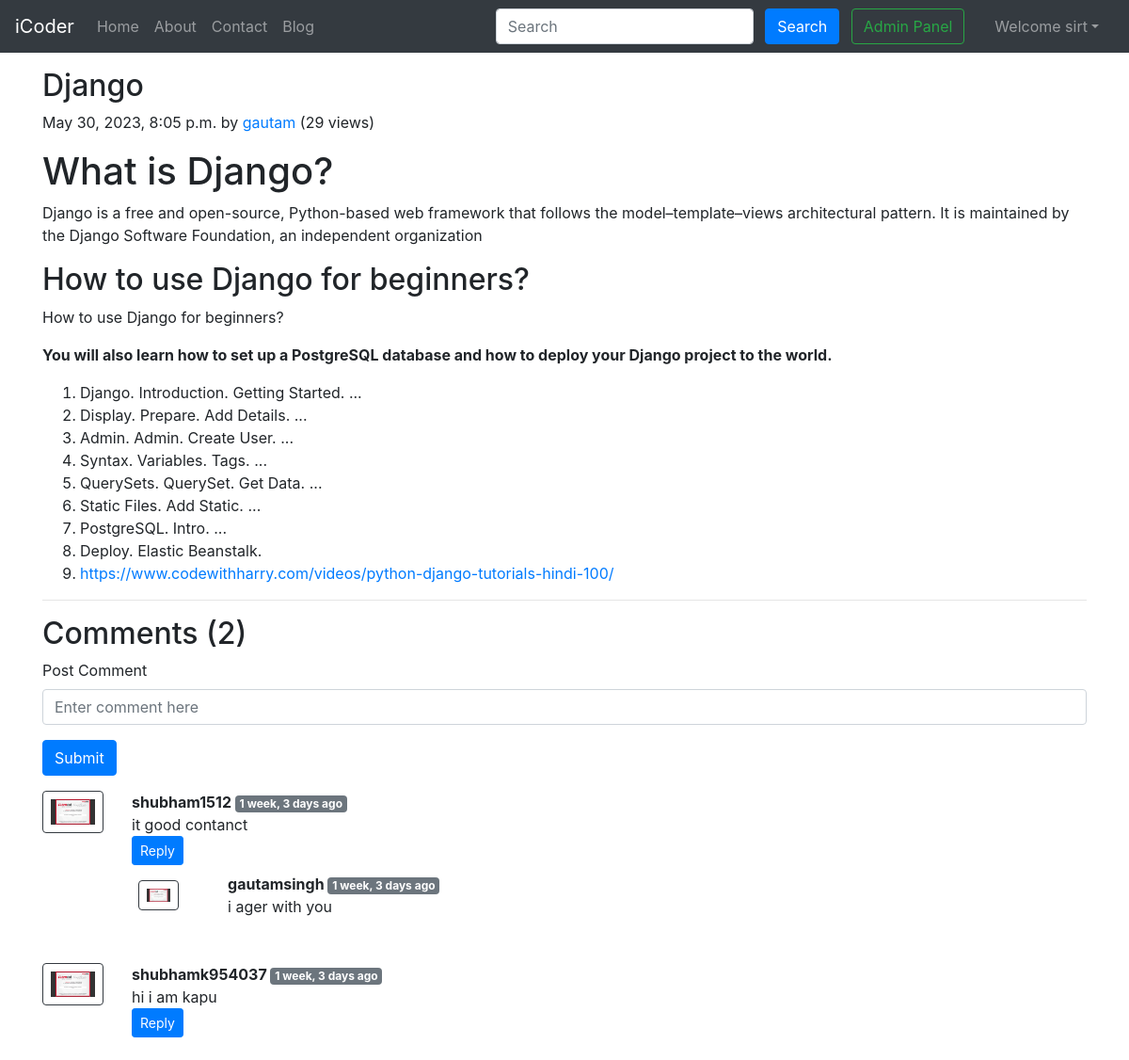
/blog/1-post (signed in), run on the app's committed database.
### blog/models.py (models this page shows, shortened)
class Post(models.Model):
    sno = models.AutoField(primary_key=True)
    views= models.IntegerField(default=0)
    title = models.CharField(max_length=255)
    author = models.CharField(max_length=14)
    slug = models.CharField(max_length=130)
    timeStamp = models.DateTimeField(blank=True)
    content = RichTextField()
    post_image = models.ImageField(upload_to="static",default="")

class BlogComment(models.Model):
    sno = models.AutoField(primary_key=True)
    comment = models.TextField()  # Corrected field name
    user = models.ForeignKey(User, on_delete=models.CASCADE)
    post = models.ForeignKey(Post, on_delete=models.CASCADE)
    parent = models.ForeignKey('self', on_delete=models.CASCADE, null=True)
    timestamp = models.DateTimeField(default=now)

### blog/views.py (the view)
# urls.py: path('<str:slug>', views.blogPost, name="blogPost"),
def blogPost(request, slug):
    post=Post.objects.filter(slug=slug).first()
    post.views= post.views +1
    post.save()
    comments= BlogComment.objects.filter(post=post, parent=None)
    replies= BlogComment.objects.filter(post=post).exclude(parent=None)
    replyDict={}
    for reply in replies:
        if reply.parent.sno not in replyDict.keys():
            replyDict[reply.parent.sno]=[reply]
        else:
            replyDict[reply.parent.sno].append(reply)
    context={'post':post, 'comments': comments, 'user': request.user, 'replyDict': replyDict}
    return render(request, "blog/blogPost.html", context)

### blog/templatetags/extras.py (called while the page is built)
@register.filter(name='get_val')
def get_val(dict, key):
    return dict.get(key)

### templates/blog/blogPost.html (shortened to what this page needs)
{% extends 'base.html' %}
{% block body %}
{% load humanize %}
{% load extras %}
<div class="container my-3">
    <h2 class="blog-post-title">{{post.title}}</h2>
    <p class="blog-post-meta">{{post.timeStamp}} by <a href="/about">{{post.author}}</a> (<span >{{post.views}} views</span>)</p></p>
    <p>{{post.content|safe}}</p>
    <hr>
</div>
<div class="container">
    <h2> Comments ({{comments.count}}) </h2>
    <div class="my-2">
        {% if user.is_authenticated %}
        <form action="/blog/postComment" method="post">
            <div class="form-group">
                <label for="exampleInputEmail1">Post Comment </label>
                <input type="text" class="form-control" name="comment" placeholder="Enter comment here">
            </div>
            <button type="submit" class="btn btn-primary">Submit</button>
        </form>
        {% else %}
        Please login to post a comment
        {% endif %}
    </div>
    {% for comment in comments %}
    <div class="row my-3">
        <div class="col-md-1  ">
            <img class="rounded mx-auto d-block w-100 border border-dark p-2" src="/static/img/user.png" alt="user">
        </div>
        <div class="col-md-11 ">
            <b> {{comment.user.username}} </b> <span class="badge badge-secondary ">{{comment.timestamp| naturaltime}}</span>
            <div>{{comment.comment}}</div>
            <div class="reply mx-0">
                {% if user.is_authenticated %}
                <button class="btn btn-sm btn-primary" type="button" data-toggle="collapse" data-target="#replyBox{{comment.sno}}" aria-expanded="false" aria-controls="replyBox{{comment.sno}}">
                    Reply
                </button>
                {% else %}
                <button class="btn btn-sm btn-primary" type="button" data-toggle="collapse" data-target="#replyBox{{comment.sno}}" aria-expanded="false" aria-controls="replyBox{{comment.sno}}">
                    Login to reply
                </button>
                {% endif %}
                <div class="replies my-2 ">
                    {% for reply in replyDict|get_val:comment.sno %}
                    <div class="row my-2">
                        <div class="col-md-1 ">
                            <img class="rounded mx-auto d-block w-75 my-2 border border-dark p-2" src="/static/img/user.png" alt="user">
                        </div>
                        <div class="col-md-11">
                            <div class="col-md-11 ">
                                <b> {{reply.user.username}} </b> <span class="badge badge-secondary ">{{reply.timestamp| naturaltime}}</span>
                                <div>{{reply.comment}}</div>
                            </div>
                            <br>
                        </div>
                    </div>
                    {% endfor %}
                </div>
            </div>
        </div>
    </div>
    {% endfor %}
</div>
{% endblock %}

### templates/base.html (shortened to what this page needs)
<!doctype html>
<html lang="en">
  <head>
    <link rel="stylesheet" href="https://stackpath.bootstrapcdn.com/bootstrap/4.5.2/css/bootstrap.min.css">
  </head>
  <body>
    <nav class="navbar navbar-expand-lg navbar-dark bg-dark">
        <a class="navbar-brand" href="/">iCoder</a>
        <div class="collapse navbar-collapse" id="navbarSupportedContent">
          <ul class="navbar-nav mr-auto">
            <li class="nav-item {% block homeactive %}  {% endblock homeactive %}">
              <a class="nav-link" href="/">Home <span class="sr-only">(current)</span></a>
            </li>
            <li class="nav-item {% block aboutactive %}  {% endblock aboutactive %}" >
              <a class="nav-link" href="/about">About</a>
            </li>
            <li class="nav-item {% block contactactive %}  {% endblock contactactive %} ">
              <a class="nav-link" href="/contact">Contact</a>
            </li>
            <li class="nav-item {% block blogactive %}  {% endblock blogactive %} ">
              <a class="nav-link" href="/blog">Blog</a>
            </li>
          </ul>
          <div class="ml-auto form-inline ">
          <form method="get" action="/search"class="my-2 my-lg-0 mx-3">
            <input class="form-control mr-sm-2" type="search" placeholder="Search" aria-label="Search" name="query" id="query">
            <button class="btn btn-primary my-2 my-sm-0 " type="submit">Search</button>
            <a href="/admin" role="button" target="_blank" class="btn btn-outline-success m-2 my-sm-0"> Admin Panel </a>
          </form>
{% if user.is_authenticated %}
<ul class="navbar-nav mr-2">
<li class="nav-item dropdown">
<a class="nav-link dropdown-toggle" href='#' id="navbarDropdown" role="button" data-toggle="dropdown"> Welcome {{request.user}}</a>
      </li>
      </ul>
      </div>
{% endif %}
        </div>
      </nav>
      {% block body %}  {% endblock body %}
  </body>
</html>

### data on the page
Post: title "Django", timeStamp "May 30, 2023, 8:05 p.m.", author "gautam", views "29", content "What is Django? Django is a free and open-source, Python-based web framework that follows the model–template–views architectural pattern. It is maintained by the Django Software Foundation, an independent organization How to use Django for beginners? How to use Django for beginners? You will also learn how to set up a PostgreSQL database and how to deploy your Django project to the world. Django. Introduction. Getting Started. ... Display. Prepare. Add Details. ... Admin. Admin. Create User. ... Syntax. Variables. Tags. ... QuerySets. QuerySet. Get Data. ... Static Files. Add Static. ... PostgreSQL. Intro. ... Deploy. Elastic Beanstalk.…"
BlogComment: user.username "shubham1512", timestamp "1 week, 3 days ago", comment "it good contanct"
BlogComment: user.username "gautamsingh", timestamp "1 week, 3 days ago", comment "i ager with you"
BlogComment: user.username "shubhamk954037", timestamp "1 week, 3 days ago", comment "hi i am kapu"

### other printed values
{{ request.user }} "sirt"
{{ comments.count }} "2"
